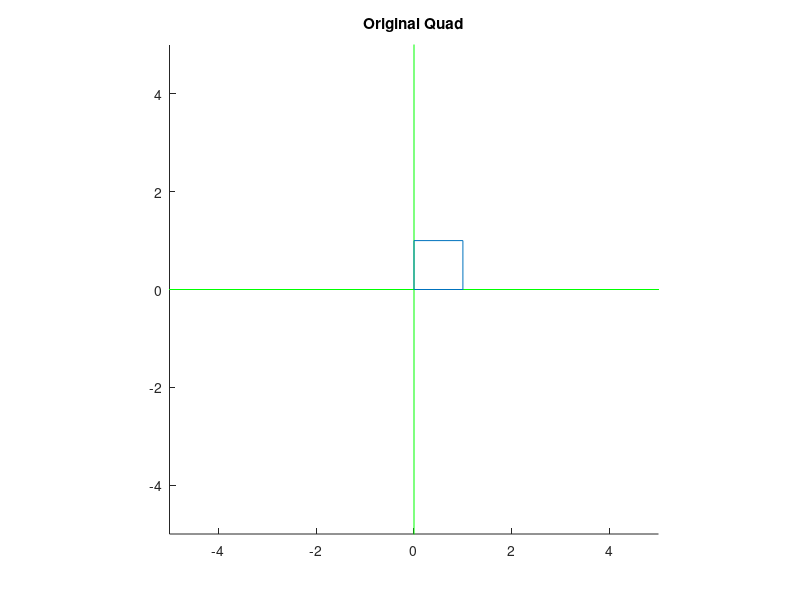
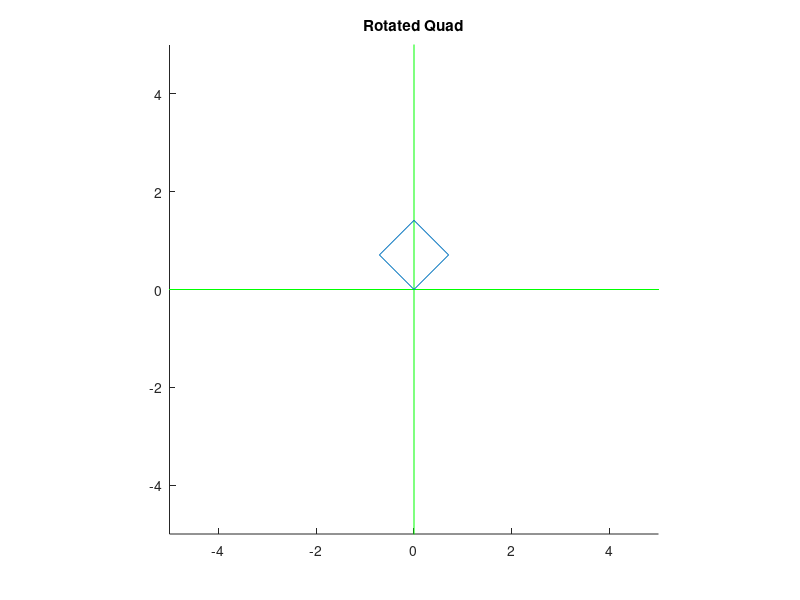
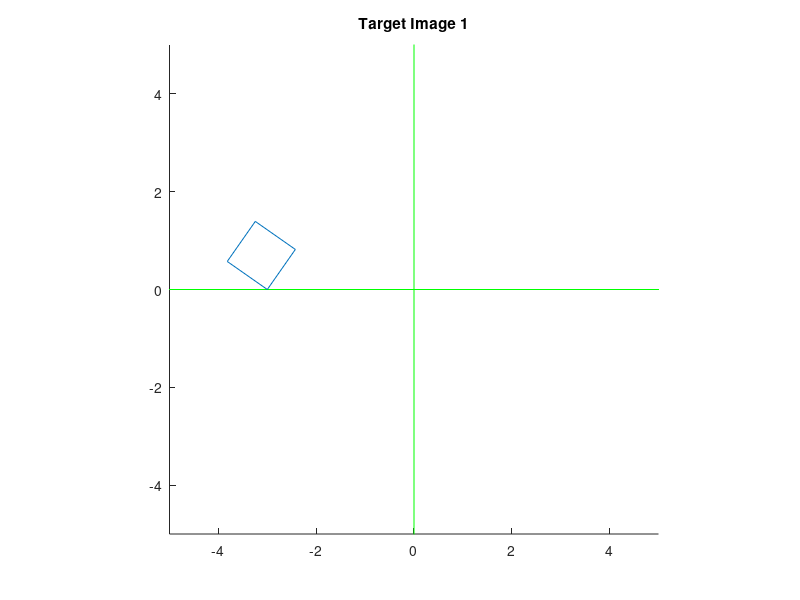
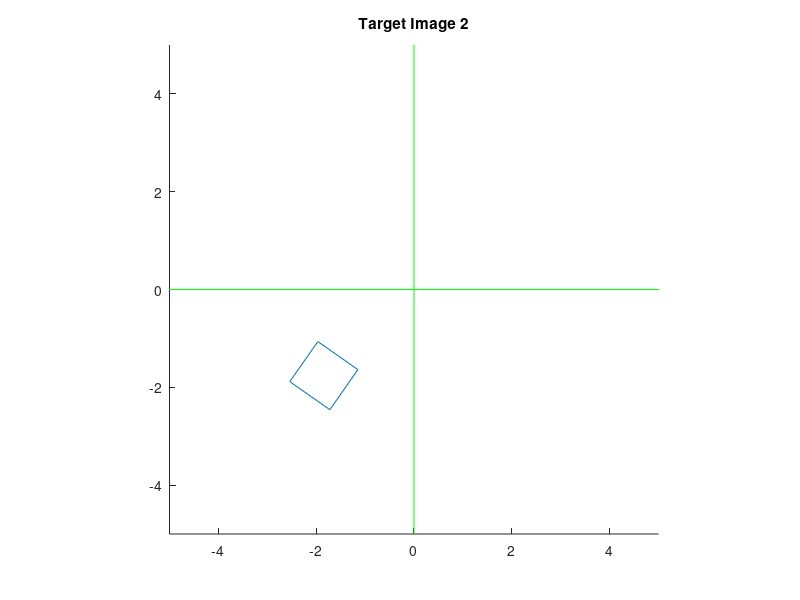

Recreate these plots in MATLAB, in order.
%
% Copyright 2017 Vienna University of Technology.
% Institute of Computer Graphics and Algorithms.
%

function[matrix_translate, matrix_rotate, matrix_scale, rotated_vertices, image1_vertices, image2_vertices, image3_vertices, image4_vertices] = Transformations()
%% General Hints:
% If you want to check your implementation you can:
% -) Set a breakpoint to access variables at a certain point in the 
% script. You can inspect their contents in the 'Workspace' window
% (The 'Workspace' window is usually on the right side of Matlab. 
%  If it is hidden, you can open it in the menu: Home/Environment/Layout/Show/Workspace).
% -) Leave out the ';' at the end of a statement/line so the result will be
% printed out in the command window.
% -) Do not rename the predefined variables, or else our test-system won't
% work (which is bad for both parties ;) )
%% I. Transformations and Plotting

% 1) Implement the following matrix functions. They can be found at the
% bottom of the file
matrix_translate = mtranslate(1, 2);
matrix_rotate = mrotate(45);
matrix_scale = mscale(2, 3);

% 2) Finish the display_vertices function
quad = [0, 0, 1; 1, 0, 1; 1, 1, 1; 0, 1, 1; 0, 0, 1]';
display_vertices(quad, 11, 'Original Quad');

% 3) Implement the transform_vertices function
rotated_vertices = transform_vertices(quad, matrix_rotate);
display_vertices(rotated_vertices, 12, 'Rotated Quad');


image1_vertices = quad;
image2_vertices = quad;
image3_vertices = quad;
image4_vertices = quad;

% 4) Edit the next 4 lines and use the implemented functions to produce 
% the Target Images 1-4 (see instructions) and display them.
% Please recall that you are supposed to call the transform_vertices function only once per image. 

image1_vertices = mtranslate(-3,0)*transform_vertices(image1_vertices,mrotate(55))
image2_vertices = transform_vertices(image2_vertices, mrotate(55) * mtranslate(-3, 0));
image3_vertices = mtranslate(1,1.75)*transform_vertices(image3_vertices, mrotate(-20) * mscale(2,3)); 
image4_vertices = mscale(1,3)*transform_vertices(image4_vertices, mrotate(45));

display_vertices(image1_vertices, 13, 'Target Image 1');
display_vertices(image2_vertices, 14, 'Target Image 2');
display_vertices(image3_vertices, 15, 'Target Image 3');
display_vertices(image4_vertices, 16, 'Target Image 4');


end

% Returns a 3x3 translation matrix
% tx, ty: translation along x and y
function[matrix] =  mtranslate(tx, ty)

    % TODO: Implement this function
    matrix = [1,0,tx;0,1,ty;0,0,1];

end

% Returns a 3x3 counter-clockwise rotation matrix
% angle: rotation angle in degrees
function[matrix] = mrotate(angle)

    % TODO: Implement this function
    matrix = [cosd(angle),-sind(angle),0;sind(angle),cosd(angle),0;0,0,1];

end

% Returns a 3x3 scaling matrix
% sx, sy: scaling in x and y direction
function[matrix] = mscale(sx, sy)

    % TODO: Implement this function
    matrix = [sx,0,0;0,sy,0;0,0,1];

end

%Displays a list of vertices
%v: list of vertices ([x1, x2, x3, ...; y1, y2, y3, ...; 1, 1, 1, ....;)
%id: figure id
%head: title of the figure
function[] = display_vertices(v, id, head)

%Create new figure
figure(id);
clf;
%Set title
title(head);
%Fix axis and set aspect ratio
axis([-5, 5, -5, 5]);
pbaspect([1 1 1]);

%Plot coordinate axis
hold on;
plot([-100, 100], [0, 0], '-g');
plot([0, 0], [-100, 100], '-g');

% TODO: Display the vertices (v) using the plot function
plot(v(1,:), v(2,:));
%Finish drawing
hold off;

end

% Transforms a list of vertices by a matrix
% v: list of vertices ([x1, x2, x3, ...; y1, y2, y3, ...; 1, 1, 1, ....;)
% m: transformation matrix
% Returns a list of transformed vertices of the same size as v
function[result] = transform_vertices(v, m)
   
    % TODO: Implement this function
    v=m*v
    result = v;

end